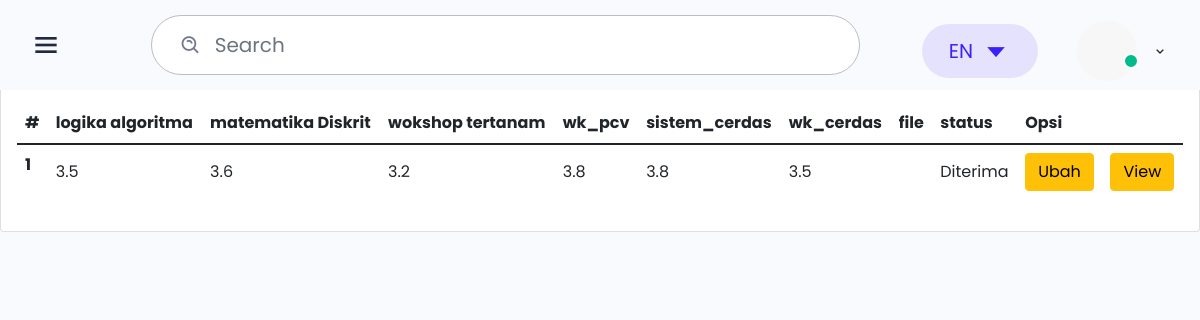
The app's page /protend/cek_status.php (signed in) with its own data.
### tables this page shows
CREATE TABLE `mata_kuliah` (
  `id_matkul` int(11) NOT NULL,
  `logika_algoritma` float NOT NULL,
  `matematika_Diskrit` float NOT NULL,
  `wk_sistemtertanam` float NOT NULL,
  `wk_pcv` float NOT NULL,
  `sistem_cerdas` float NOT NULL,
  `wk_sistem_cerdas` float NOT NULL,
  `name` text NOT NULL,
  `file` varchar(50) NOT NULL,
  `id_status` int(3) NOT NULL DEFAULT '0',
  `id_nilai_skripsi` int(3) NOT NULL DEFAULT '0'
);

### protend/cek_status.php (the view, shortened to what this page needs)
<!DOCTYPE html>
<html lang="en">
<head>
    <link href='https://unpkg.com/boxicons@2.0.7/css/boxicons.min.css' rel='stylesheet'>
    <link rel="stylesheet" href="css/icons.min.css">
    <link rel="stylesheet" href="./css/bootstrap.min.css">
    <link rel="stylesheet" href="./css/grid.css">
    <link rel="stylesheet" href="./css/style.css">
    <link rel="stylesheet" href="./css/responsive.css">
    <link rel="stylesheet" href="./css/custom.css">
</head>
<body class="sidebar-expand">
                    <?php
                        include 'koneksi.php';
                        $username = $_SESSION['username'];
                        $sql   = "select * from mahasiswa where username = '$username' ";
                        $q     = mysqli_query($koneksi, $sql);
                        while ($r = mysqli_fetch_array($q)) {
                        $id_matkul2         = $r['id_matkul'];
}
                        ?>
    <div class="main-header">
        <div class="d-flex">
            <div class="mobile-toggle" id="mobile-toggle">
                <i class='bx bx-menu'></i>
            </div>
        </div>
        <div class="d-flex align-items-center">
            <form class="app-search d-none d-lg-block">
                <div class="position-relative">
                    <input type="text" class="form-control" placeholder="Search">
                    <span class="bx bx-search-alt"></span>
                </div>
            </form>
            <div class="dropdown d-inline-block">
                <button type="button" class="btn header-item" data-bs-toggle="dropdown" aria-haspopup="true" aria-expanded="false">
                        <span class="btn dropdown-toggle" id="header-lang-img">
                            EN
                            <i class='bx bx-caret-down'></i>
                        </span>
                    </button>
            </div>
            <div class="dropdown d-inline-block mt-12">
                <button type="button" class="btn header-item waves-effect" id="page-header-user-dropdown" data-bs-toggle="dropdown" aria-haspopup="true" aria-expanded="false">
                        <img class="rounded-circle header-profile-user" src="./images/profile/profile.png"
                            alt="Header Avatar">
                        <span class="pulse-css"></span>
                        <i class='bx bx-chevron-down'></i>
                    </button>
            </div>
        </div>
    </div>
    <div class="main">
<h1>Tegar karunia ilham</h1>
    <div class="card">
            <div class="card-title mb-0 fs-22">
            </div>
            <div class="card-body">
                <table class="table">
                    <thead>
                        <tr>
                            <th scope="col">#</th>
                            <th scope="col">logika algoritma</th>
                            <th scope="col">matematika Diskrit</th>
                            <th scope="col">wokshop tertanam</th>
                            <th scope="col">wk_pcv</th>
                            <th scope="col">sistem_cerdas</th>
                            <th scope="col">wk_cerdas</th>
                            <th scope="col">file</th>
                            <th scope="col">status</th>
                            <th scope="col">Opsi</th>
                        </tr>
                    </thead>
                    <tbody>
                        <?php
                        include 'koneksi.php';
                        $username = $_SESSION['username'];
                        $sql   = "select * from mahasiswa where username = '$username' ";
                        $q     = mysqli_query($koneksi, $sql);
                        while ($r = mysqli_fetch_array($q)) {
                        $id_matkul2         = $r['id_matkul'];
}
                        $sql2   = "select * from mata_kuliah WHERE id_matkul = $id_matkul2";
                        $q2     = mysqli_query($koneksi, $sql2);
                        $urut   = 1;
                        while ($r2 = mysqli_fetch_array($q2)) {
                            $logika_algoritma        = $r2['logika_algoritma'];
                            $matematika_Diskrit       = $r2['matematika_Diskrit'];
                            $wk_sistemtertanam     = $r2['wk_sistemtertanam'];
                            $wk_pcv   = $r2['wk_pcv'];
                            $sistem_cerdas     = $r2['sistem_cerdas'];
                            $wk_sistem_cerdas  = $r2['wk_sistem_cerdas'];
                            $file     = $r2['file'];
                        ?>
                            <tr>
                                <th scope="row"><?php echo $urut++ ?></th>
                                <td scope="row"><?php echo $logika_algoritma ?></td>
                                <td scope="row"><?php echo $matematika_Diskrit ?></td>
                                <td scope="row"><?php echo $wk_sistemtertanam ?></td>
                                <td scope="row"><?php echo $wk_pcv ?></td>
                                <td scope="row"><?php echo $sistem_cerdas ?></td>
                                <td scope="row"><?php echo $wk_sistem_cerdas ?></td>
                                <td scope="row"><?php echo $file ?></td>
                                <td scope="row">Diterima</td>
                                <td><a href="ubah_nilai_mahasiswa.php?id_matkul=<?= $r2['id_matkul']?>" class="btn btn-warning" title="Ubah"style="box-shadow: 8px ">Ubah</a></td>
                                <td><a href="document.php?Url=<?php echo 'Document/'. $r2['file'];?>" class="btn btn-warning" title="View File"style="box-shadow: 8px ">View</a></td>
                            </tr>
                        <?php
                        }
                        ?>
                    </tbody>
                </table>
            </div>
        </div>
    </div>
</body>
</html>

### protend/css/responsive.css (style rules this page uses)
@media only screen and (max-width: 1200px) { .main-header { height: 90px; padding-left: 30px; } }

### records on screen
mata_kuliah: logika_algoritma "3.5", matematika_Diskrit "3.6", wk_sistemtertanam "3.2", wk_pcv "3.8", sistem_cerdas "3.8", wk_sistem_cerdas "3.5"
